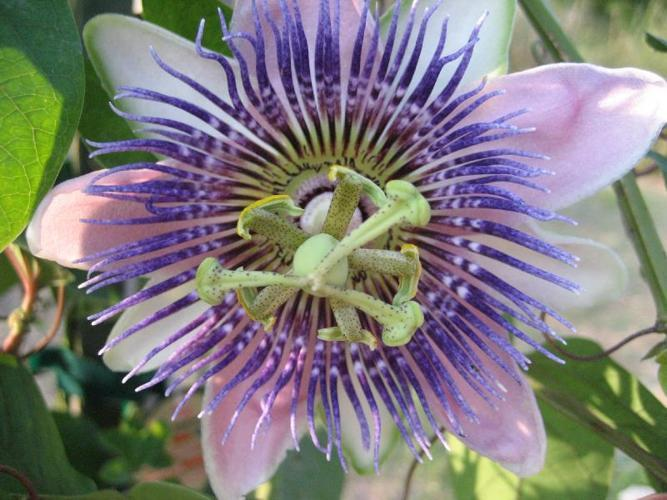
#> input picture jpg/image_00036.jpg, 667 x 500 px; its folder holds 4 pictures in this run
$ python flower.py
#> lines starting #> are read from the running program, lines starting #| are printed output that depends on the picture
import numpy as np
import matplotlib.pyplot as plt
import cv2
from skimage.color import rgb2hsv
from skimage import io
import os

def compute_sift_features(image):
    # Convert image to grayscale
    gray_image = cv2.cvtColor(image, cv2.COLOR_BGR2GRAY)

    # Create SIFT detector
    sift_detector = cv2.SIFT_create()

    # Detect keypoints and descriptors
    keypoints, descriptors = sift_detector.detectAndCompute(gray_image, None)

    return keypoints, descriptors

def compute_hsv_features(image):
    # Convert image to HSV
    hsv_image = rgb2hsv(image)

    # Compute average hue and saturation
    avg_hue = np.mean(hsv_image[:, :, 0])
    avg_saturation = np.mean(hsv_image[:, :, 1])

    return avg_hue, avg_saturation

def visualize_dataset(image_folder):
    # Print directory contents for debugging
#> called with image_folder = './jpg'
    print("Files in directory:")
    try:
        for filename in os.listdir(image_folder):
            print(filename)
#> pass 2 of the loop in visualize_dataset, `for filename in os.listdir(image_folder):`:
#> pass 3 of the loop in visualize_dataset, `for filename in os.listdir(image_folder):`:
#> the loop made 4 passes; the first 3 are shown
    except FileNotFoundError as e:
        print(f"Error: {e}")
        return

    # List all .jpg files in the directory
    image_files = [f for f in os.listdir(image_folder) if f.endswith('.jpg')]
    num_images = len(image_files)

    if num_images == 0:
        print("No images found in the directory.")
        return

    # Handle the case of a single image
    if num_images == 1:
        fig, ax = plt.subplots(figsize=(5, 5))
        axes = [ax]
    else:
        fig, axes = plt.subplots(1, num_images, figsize=(15, 5))

    for i, image_file in enumerate(image_files):
        image_path = os.path.join(image_folder, image_file)
        image = io.imread(image_path)
#> image is the input picture: shape (500, 667, 3); mean R, G, B 128.1, 124.8, 124.1

        # Compute SIFT features
        keypoints, descriptors = compute_sift_features(image)
#> in compute_sift_features, `gray_image = cv2.cvtColor(image, cv2.COLOR_BGR2GRAY)`:
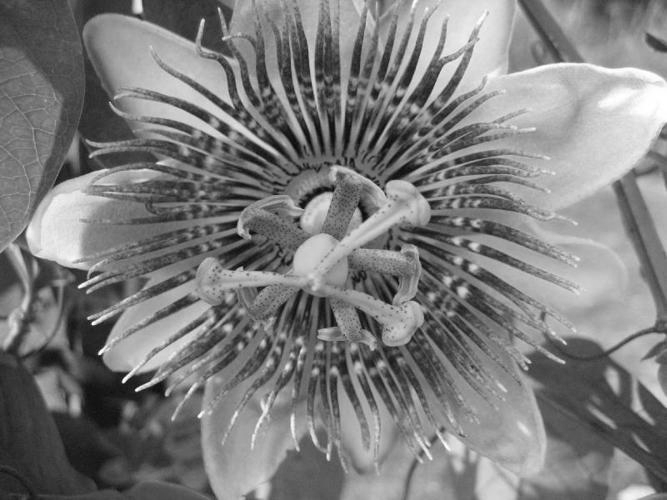
#> gray_image: shape (500, 667); min 9, max 255, mean 125
#> in compute_sift_features, `keypoints, descriptors = sift_detector.detectAndCompute(gray_image, No..`: keypoints = 2852 keypoints; strongest (x, y, size): (124, 380, 3.2), (137, 390, 2.7), (93, 323, 2.6), (100, 353, 2.5)

        # Compute HSV features
        avg_hue, avg_saturation = compute_hsv_features(image)
#> in compute_hsv_features, `hsv_image = rgb2hsv(image)`: hsv_image: shape (500, 667, 3) float64; mean of channels 0, 1, 2 0.483, 0.32, 0.574
#> in compute_hsv_features, `avg_hue = np.mean(hsv_image[:, :, 0])`: avg_hue = 0.483
#> in compute_hsv_features, `avg_saturation = np.mean(hsv_image[:, :, 1])`: avg_saturation = 0.32
#> avg_hue = 0.483; avg_saturation = 0.32

        # Display image
        axes[i].imshow(image)
        axes[i].set_title(f'Hue: {avg_hue:.2f}\nSaturation: {avg_saturation:.2f}')
        axes[i].axis('off')
#> pass 2 of the loop in visualize_dataset, `for i, image_file in enumerate(image_files):`:
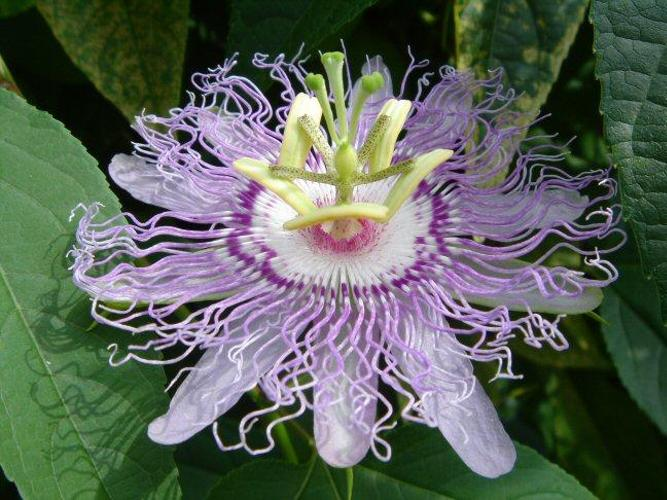
#> input picture jpg/image_00212.jpg, 667 x 500 px
#> in visualize_dataset, image is the input picture: shape (500, 667, 3); mean R, G, B 91.1, 99.5, 89.6
#> in compute_sift_features (call 2), `gray_image = cv2.cvtColor(image, cv2.COLOR_BGR2GRAY)`:
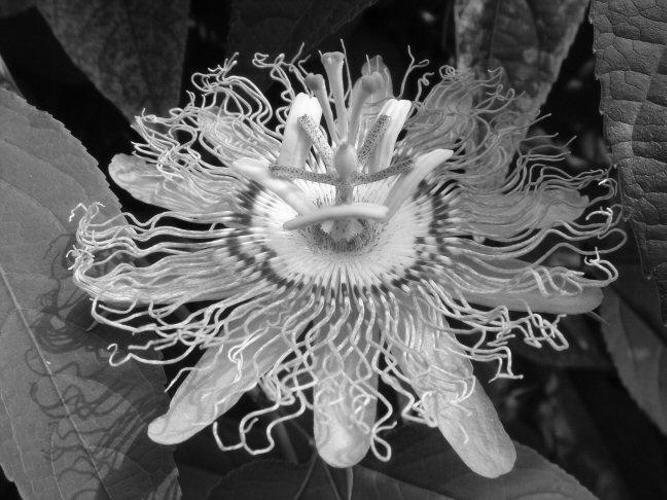
#> gray_image: shape (500, 667); min 0, max 255, mean 95.6
#> in compute_sift_features (call 2), `keypoints, descriptors = sift_detector.detectAndCompute(gray_image, No..`: keypoints = 3228 keypoints; strongest (x, y, size): (282, 131, 3.6), (235, 62, 2.2), (172, 382, 2.4), (137, 145, 4.3)
#> hsv_image: shape (500, 667, 3) float64; mean of channels 0, 1, 2 0.456, 0.427, 0.435
#> in visualize_dataset, `avg_hue, avg_saturation = compute_hsv_features(image)`: avg_hue = 0.456; avg_saturation = 0.427
#> pass 3 of the loop in visualize_dataset, `for i, image_file in enumerate(image_files):`:
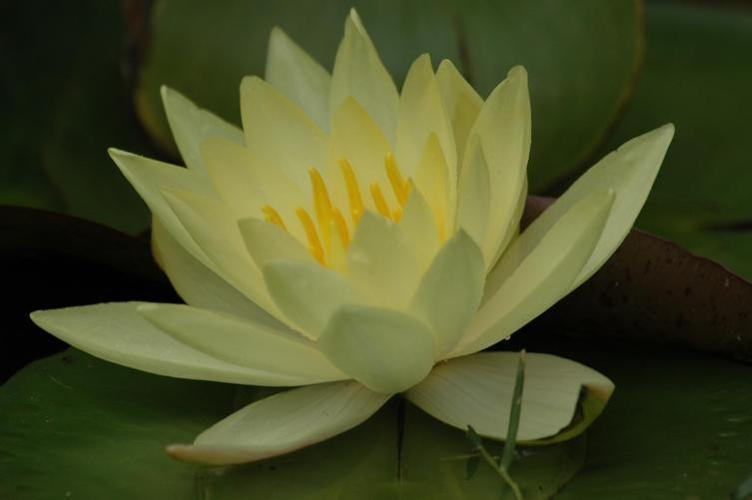
#> input picture jpg/image_00304.jpg, 752 x 500 px
#> in visualize_dataset, image is the input picture: shape (500, 752, 3); mean R, G, B 74.4, 80, 39.3
#> in compute_sift_features (call 3), `gray_image = cv2.cvtColor(image, cv2.COLOR_BGR2GRAY)`:
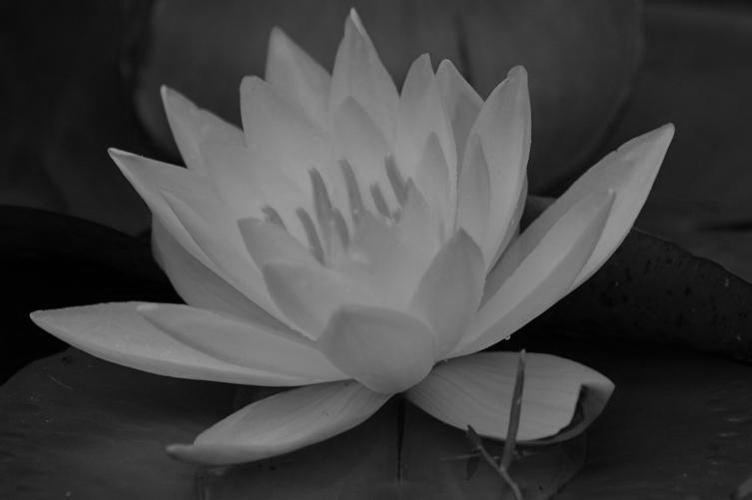
#> gray_image: shape (500, 752); min 0, max 158, mean 67.2
#> in compute_sift_features (call 3), `keypoints, descriptors = sift_detector.detectAndCompute(gray_image, No..`: keypoints = 240 keypoints; strongest (x, y, size): (48, 320, 17.2), (117, 154, 10.6), (340, 218, 222.3), (177, 160, 9.7)
#> hsv_image: shape (500, 752, 3) float64; mean of channels 0, 1, 2 0.197, 0.562, 0.319
#> in visualize_dataset, `avg_hue, avg_saturation = compute_hsv_features(image)`: avg_hue = 0.197; avg_saturation = 0.562
#> the loop made 4 passes; the first 3 are shown

    plt.show()
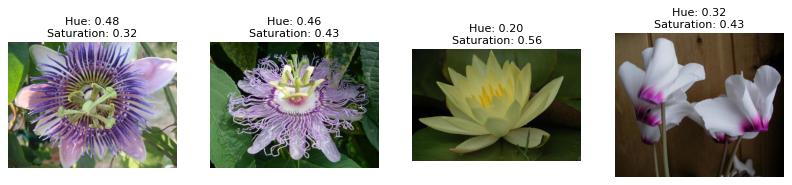
#> figure drawn by matplotlib, 4 panels

# Path to your image dataset
image_folder = './jpg'
visualize_dataset(image_folder)
